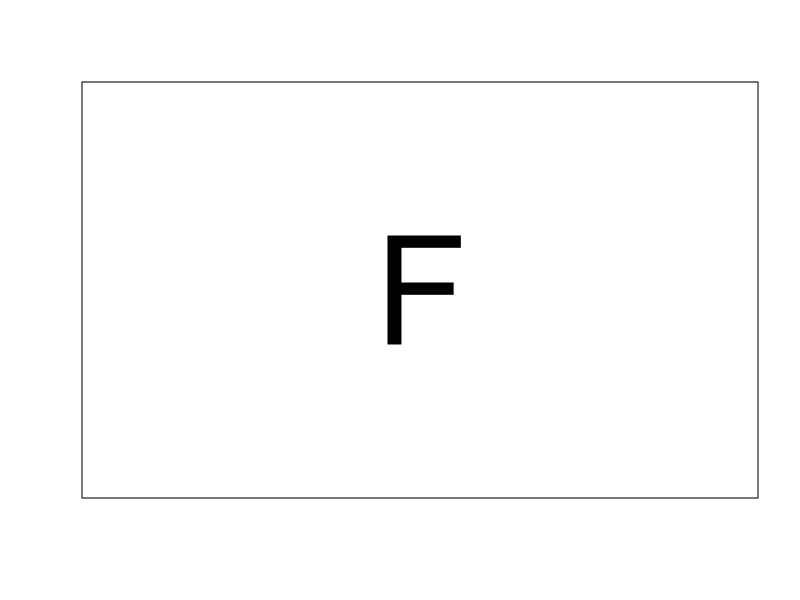
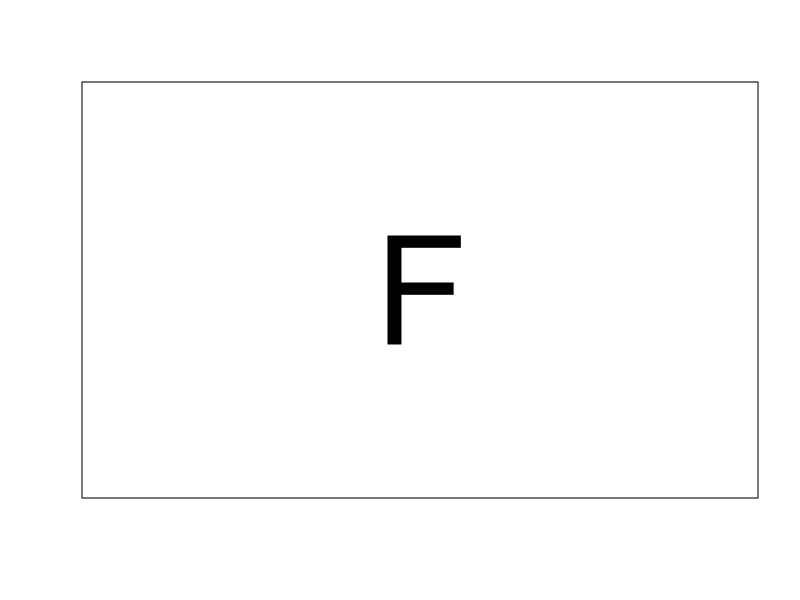
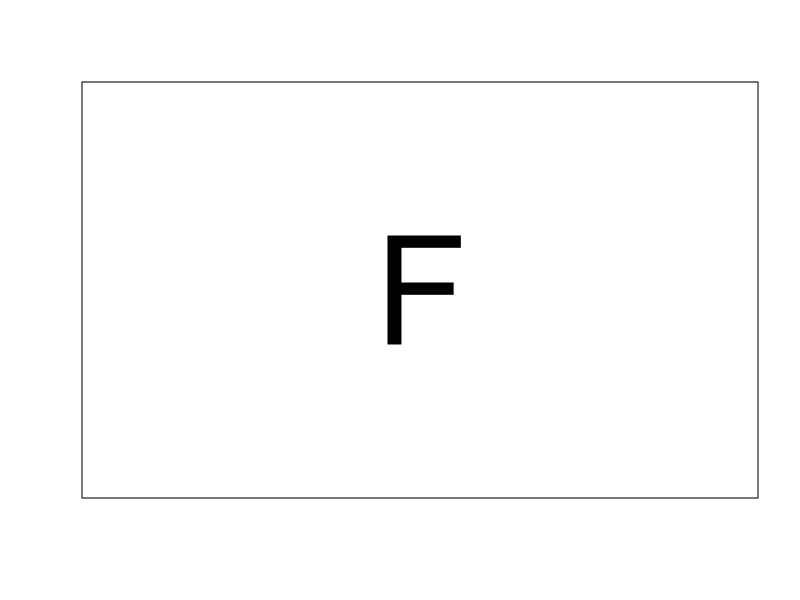
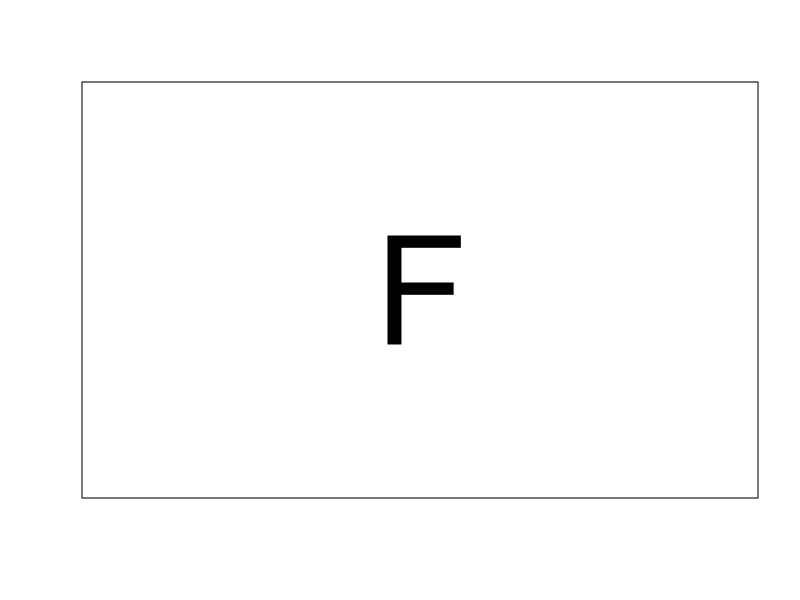
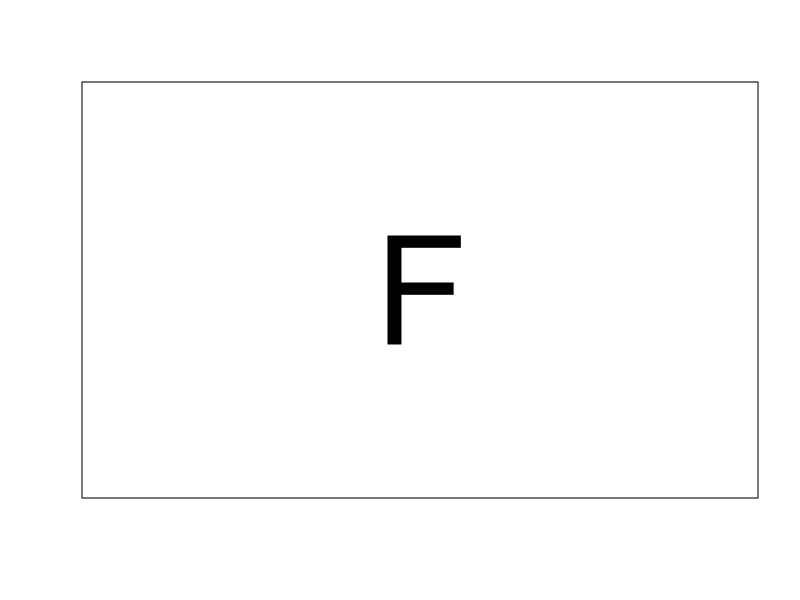
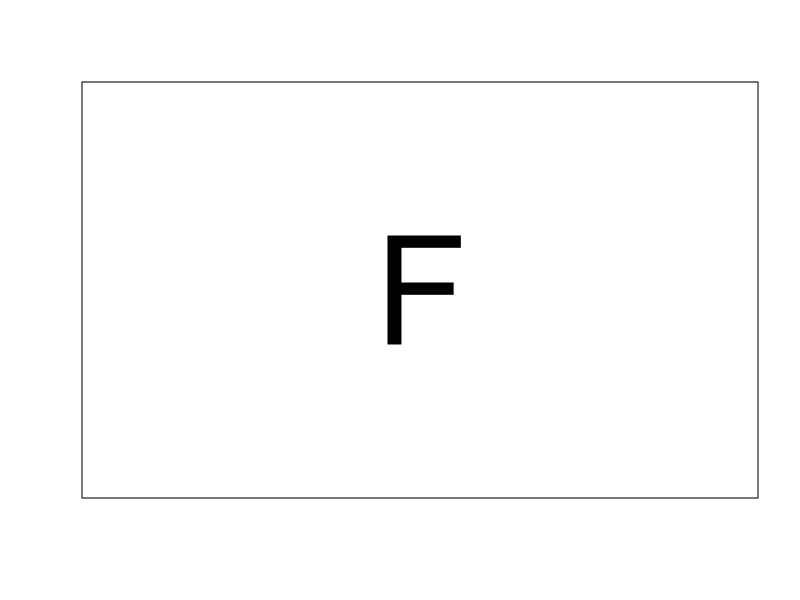
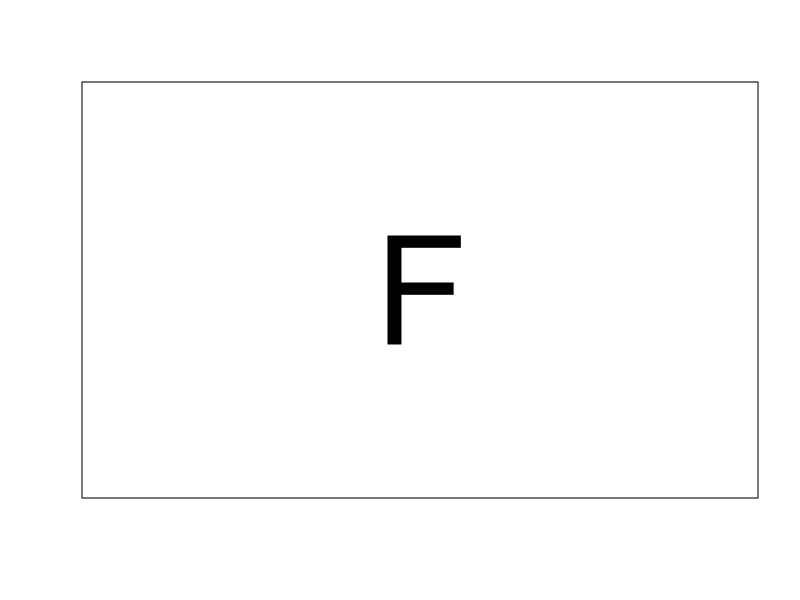
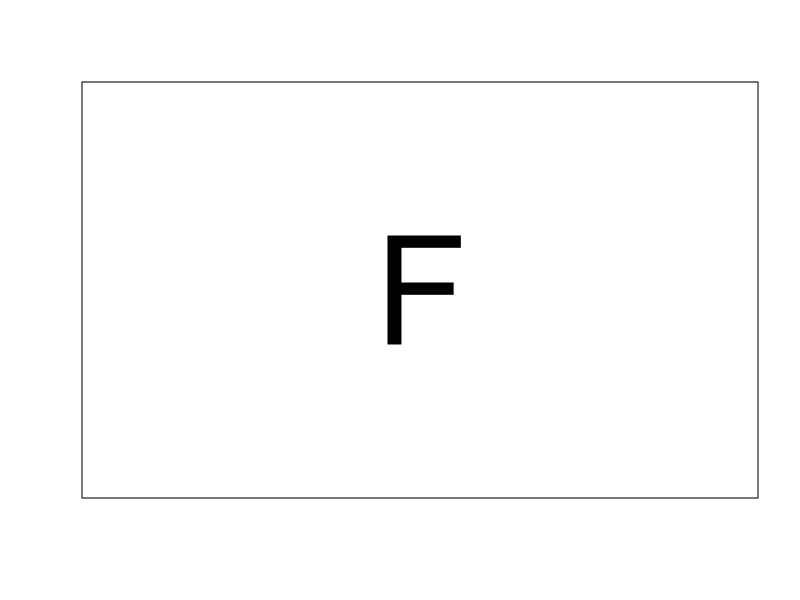

The R source for these figures, in order: (Note: this script raises an error after producing the figures.)
# Create temporary image files (F = face, O = object, S = scene)
category = rep(c('F_','O_','S_'),each=48) # Set the categories
f_name = rep('Image_',144)
ext = '.jpg'
images = paste(category,f_name,1:144,ext,sep='') # Combine the strings to
                                                 # make the file names
ctgry = rep(c('F','O','S'),each=48) # Clean indicators for the categories
# Create the jpeg files
for (i in 1:144) {
	jpeg(filename = images[i])
	plot(c(0,1),c(0,1),type='n',bty='o',xlab='',ylab='',xaxt='n',yaxt='n')
	text(.5,.5,ctgry[i],cex=9)
	dev.off()
}

# Create temporary image lure files
f_name = rep('Lure_',144)
lures = paste(category,f_name,1:144,ext,sep='') # Combine the strings to
                                                 # make the file names
lr = rep(c('Fl','Ol','Sl'),each=48) # Clean indicators for the categories
# Create the jpeg files
for (i in 1:144) {
	jpeg(filename = lures[i])
	plot(c(0,1),c(0,1),type='n',bty='o',xlab='',ylab='',xaxt='n',yaxt='n')
	text(.5,.5,lr[i],cex=9)
	dev.off()
}

# Create labels and cue words
lbl = paste(ctgry,rep('Image',144),1:144)
cues = paste('cue word',1:72)
# Create text files with the labels and cue words
write.table(cbind(lbl),file='Labels.txt',quote=F,row.names=F,col.names=F)
write.table(cbind(cues),file='Cue_words.txt',quote=F,row.names=F,col.names=F)

# Create the word picture association indices 

# First, randomly divide each category into 
# first and second sets
sel = sample(1:48,48)
first = sel[1:24]
second = sel[25:48]

sel = sample(1:48,48)
first = c(first,sel[1:24]+48)
second = c(second,sel[25:48]+48)

sel = sample(1:48,48)
first = c(first,sel[1:24]+96)
second = c(second,sel[25:48]+96)

# Next reorganize the second set so that the
# categories don't match between sets
sel = c(25:48,49:72)
sel = sample(sel,48)
temp = sel[1:24]
sel = sel[25:48]
rem = sel[sel<49]

sel = sel[sel>48]
l = 24-length(sel)
sel2 = sample(1:24,24)
sel = sample(c(sel,sel2[1:l]),24)
temp = c(temp,sel)
sel=c(rem,sel2[(l+1):24])

sel = sample(sel,24)
temp = c(temp,sel)
cond = c(rep(1,54),rep(2,18))

pairings = cbind(sample(1:72,72),first,second[temp],cond)



# Rename files provided by Maria Wimber
new_file_names = paste(rep('F_',96),
											 rep(c('Image_','Lure_'),48),
											 rep(1:48,each=2),
											 rep('.bmp',96),sep='')
file.rename(dir(),new_file_names)

new_file_names = paste(rep('O_',96),
											 rep(c('Image_','Lure_'),48),
											 rep(1:48+48,each=2),
											 rep('.bmp',96),sep='')
file.rename(dir(),new_file_names)

new_file_names = paste(rep('S_',96),
											 rep(c('Image_','Lure_'),48),
											 rep(1:48+96,each=2),
											 rep('.bmp',96),sep='')
file.rename(dir(),new_file_names)

#
orig_dr = getwd()
setwd("finalSelectionFaces/finalSelection/")
temp = dir()[seq(1,96,2)]
setwd(orig_dr)
write.table(cbind(temp),file='Labels2.txt',quote=F,row.names=F,col.names=F)
setwd("finalSelectionObjects/finalSelectionObjects/")
temp = dir()[seq(1,96,2)]
setwd(orig_dr)
write.table(cbind(temp),file='Labels2.txt',quote=F,row.names=F,col.names=F,
						append=T)
setwd("finalSelectionScenes/finalSelection/")
temp = dir()[seq(1,96,2)]
setwd(orig_dr)
write.table(cbind(temp),file='Labels2.txt',quote=F,row.names=F,col.names=F,
						append=T)


of = dir()
nf=unlist(strsplit(of,split='.bmp'))
tmp = strsplit(nf,split='e_')
newf = rep(' ',288)
for (i in 1:288) {
	inc = 0
	if (i > 96 & i < 193) inc = 48
	if (i > 192 & i < 289) inc = 96
	newf[i] = paste(tmp[[i]][1],'e_',as.numeric(tmp[[i]][2])+inc,'.bmp',sep='')
}

# Reduce the number of stimuli provided Maria Wimber
labels = read.table('Labels.txt',header=F,sep=',')
setwd('Images')
old.names = dir()
type = rep(c(1,2,1,2,1,2),each=48)
category = rep( 1:3,each=48*2)

image.Numbers = numeric(length(old.names))
for (i in 1:length(old.names)) {
  image.Numbers[i] = as.numeric(strsplit(strsplit(old.names[i],'_')[[1]][3],'.bmp'))
}
# ind = 1:288
ind = 1:48

# Randomly select a subset of images and lures to keep, and update the labels
# appropriately

ctgry = 1
ctgry = 2
ctgry = 3

new.labels = c()
ctgry.name = c('F','O','S')

# temp = ind[type==1 & category==ctgry]
temp = 1:48
select = sample(temp,24)
new.images = old.names[type==1 & category==ctgry][select]
new.lures = old.names[type==2 & category==ctgry][select]
new.labels = c(new.labels, 
               as.character(labels[ image.Numbers[type==2 & category==ctgry][select],1]))

# Remove the other files
rm.images = old.names[type==1 & category==ctgry][-select]
rm.lures = old.names[type==2 & category==ctgry][-select]
file.remove(rm.images);
file.remove(rm.lures)

# Rename the files
tmp.names = paste('image',1:24,'.bmp',sep='')
act.name = paste(ctgry.name[ctgry],'_Image_',1:24+(24*(ctgry-1)),'.bmp',sep='')
file.rename(new.images,tmp.names)
file.rename(tmp.names,act.name)

tmp.names = paste('lure',1:24,'.bmp',sep='')
act.name = paste(ctgry.name[ctgry],'_Lure_',1:24+(24*(ctgry-1)),'.bmp',sep='')
file.rename(new.lures,tmp.names)
file.rename(tmp.names,act.name)

setwd(orig_dr)
write.table(cbind(new.labels),file='Labels2.txt',quote=F,row.names=F,col.names=F,
            append=F)